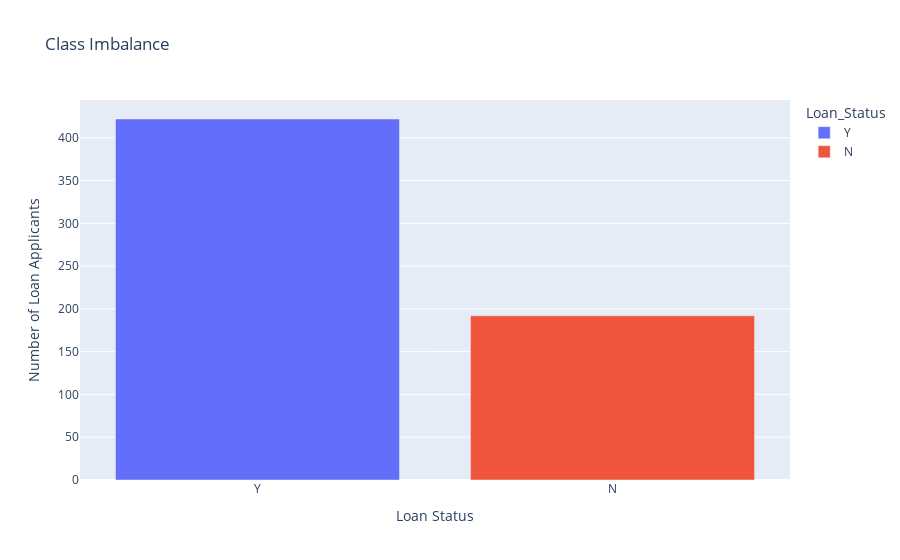

Source (notebook cell):
### Markdown cell above
#### Comparing Yes and No Loan Statuses for Categorical Imbalances

### Code cell
labels = (
    df['Loan_Status']
    .astype('str')
    .str.replace('0','No', regex=True)
    .str.replace('1','Yes', regex=True)
    .value_counts()
)

fig = px.bar(
    data_frame=labels, 
    x=labels.index, 
    y=labels.values, 
    title=f'Class Imbalance', 
    color=labels.index
)

fig.update_layout(xaxis_title='Loan Status', yaxis_title='Number of Loan Applicants')
fig.show()

### Figure 1 — Plotly figure (JSON) as saved in the notebook; plotly's stock layout.template omitted (floating-point values rounded to 4 significant figures)
{"data": [{"alignmentgroup": "True", "hovertemplate": "Loan_Status=%{x}<br>y=%{y}<extra></extra>", "legendgroup": "Y", "marker": {"color": "#636efa", "pattern": {"shape": ""}}, "name": "Y", "offsetgroup": "Y", "orientation": "v", "showlegend": true, "textposition": "auto", "type": "bar", "x": ["Y"], "xaxis": "x", "y": [422], "yaxis": "y"}, {"alignmentgroup": "True", "hovertemplate": "Loan_Status=%{x}<br>y=%{y}<extra></extra>", "legendgroup": "N", "marker": {"color": "#EF553B", "pattern": {"shape": ""}}, "name": "N", "offsetgroup": "N", "orientation": "v", "showlegend": true, "textposition": "auto", "type": "bar", "x": ["N"], "xaxis": "x", "y": [192], "yaxis": "y"}], "layout": {"barmode": "relative", "legend": {"title": {"text": "Loan_Status"}, "tracegroupgap": 0}, "title": {"text": "Class Imbalance"}, "xaxis": {"anchor": "y", "categoryarray": ["Y", "N"], "categoryorder": "array", "domain": [0, 1], "title": {"text": "Loan Status"}}, "yaxis": {"anchor": "x", "domain": [0, 1], "title": {"text": "Number of Loan Applicants"}}}}
